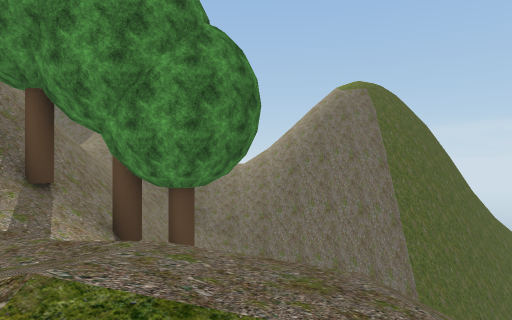
[1] (above)

19 first-person views from a walk through a 3-D level made in the Unity game engine. The camera is 1.2 m above the floor, looks level and sees 75° across. The floor is counted in squares, 2 m on a side. Each view is taken from the middle of a square. On the plan, view 1 faces up. The plan holds only what a view shows up to about 10 squares ahead; the rest is blank. The place goes on beyond the plan. Some trees and plants on the terrain are drawn as simple stand-ins. The player is left out. Some surface patterns are stand-ins.

[2]
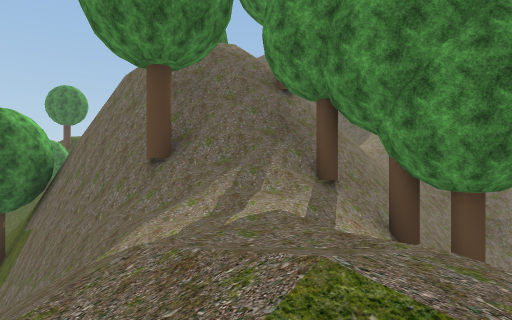

[3]
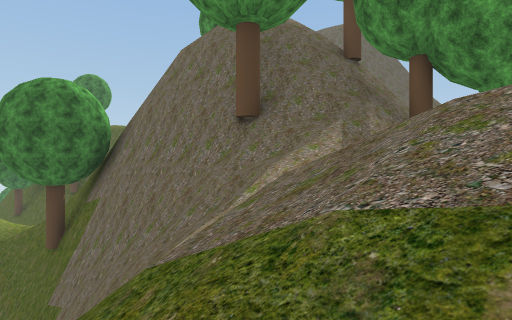

[4]
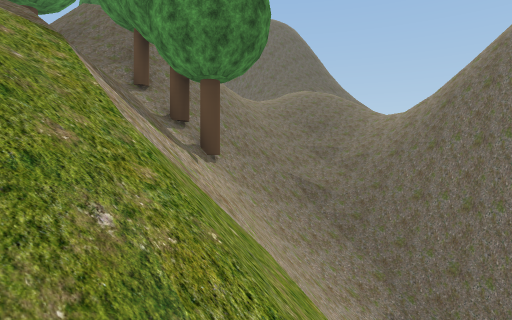

[5]
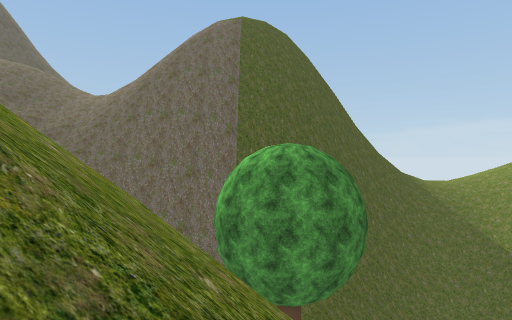

[6]
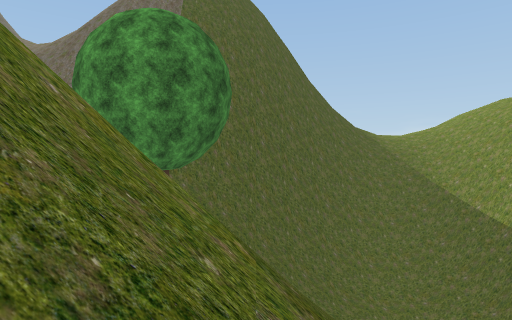

[7]
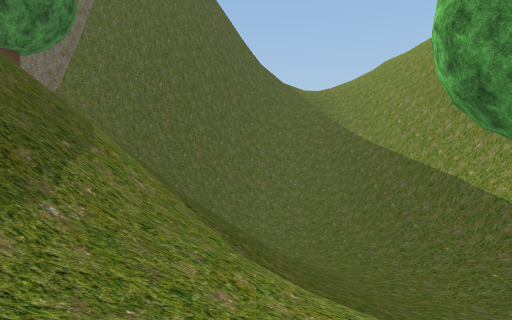

[8]
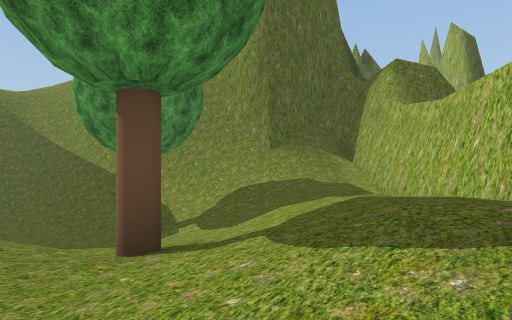

[9]
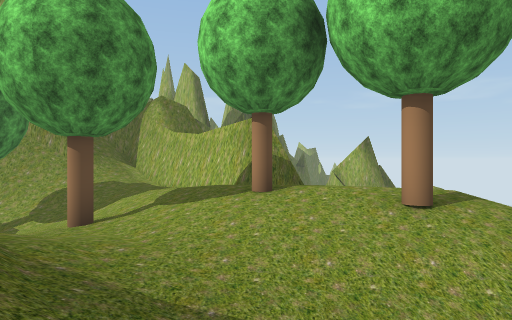

[10]
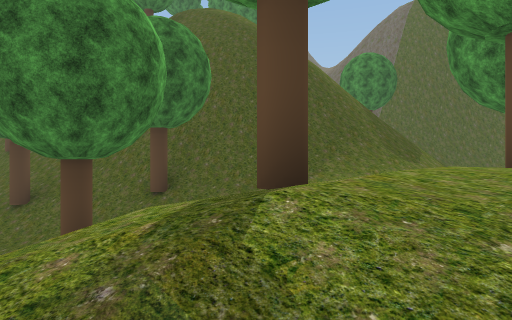

[11]
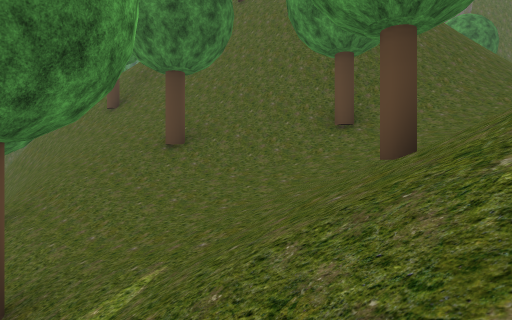

[12]
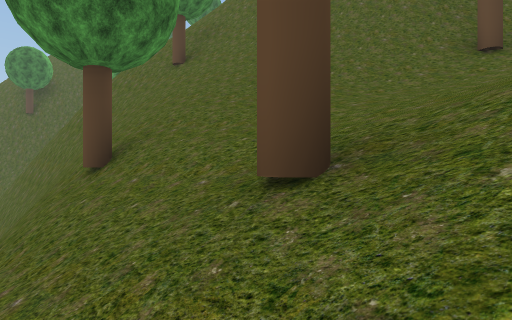

[13]
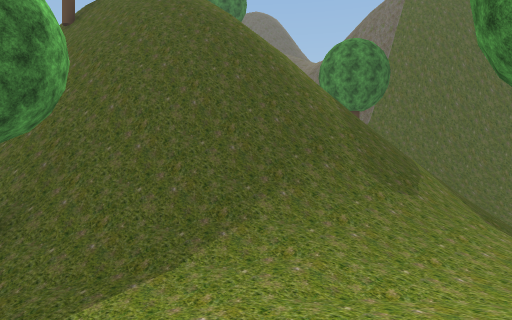

[14]
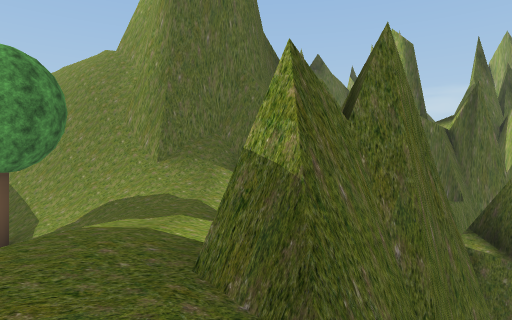

[15]
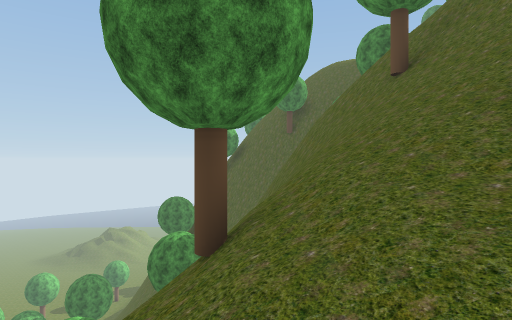

[16]
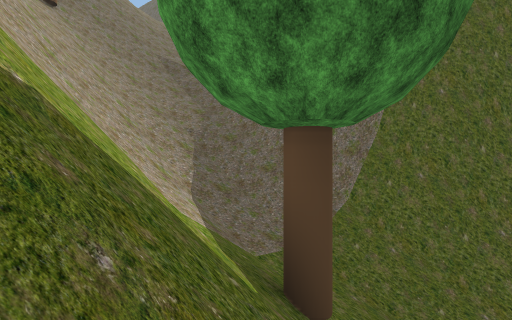

[17]
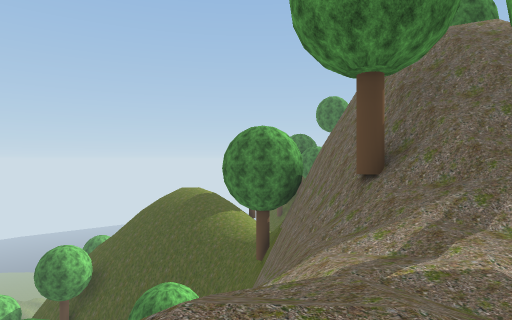

[18]
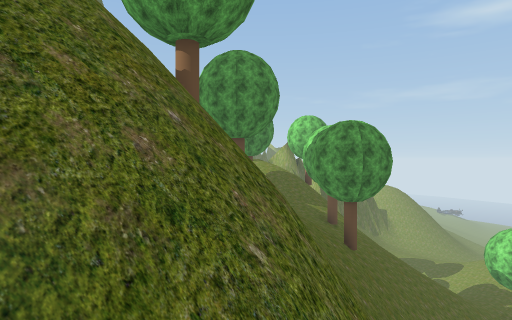

[19]
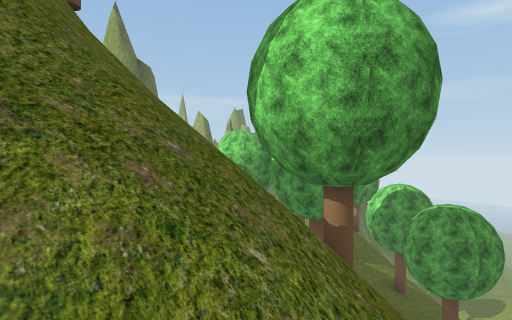

### Floor plan
Key: @ floor where view 1 was taken; # wall or solid block; . main floor; : floor 0.75 m higher than the main floor; - floor 1 m lower than the main floor; _ floor 2.5 m lower than the main floor; + floor 13.5 m higher than the main floor; / step, stairs or slope; = window, fence, low wall or low ledge; v drop or lower ground; T tree.
Columns run from 10 left of view 1 to 18 right of it. Each row starts with its distance up from view 1.
 10       /////###    ###//#
  9       /////=########///#
  8       /=////=####//////#
  7   T  /=#=////////   /_/##
  6   T //v##////////    _//#
  5    //T##TT=/////T    ///##
  4   ///T/T//=####//    /_//##
  3  vvv=T///  vv #=//////_///##
  2 #vvv=///+///vv/////////T///##
  1 # vvv////+/////////////-////#
  0     vv////@   //#//////-/.//#
 -1         // ///vv#////T-/../##
 -2          TTTvvv##///..//:/##
 -3         =#######///..//::##
 -4       //=######///--//T:##
 -5      ///v///////T/-/./:/#####
 -6      //v#T///////////T:
 -7     /vvv/////-//_/T//:/
 -8       vvvv/////////////
 -9        vvvv//T//////
-10           vv////T/ /
-11             //////
-12              //

Where each view was taken, in squares from view 1:
view 1: 0 up, 0 right, facing up
view 2: 0 up, 0 right, facing up-left
view 3: 1 down, 1 left, facing up-left
view 4: 1 up, 4 right, facing up-left
view 5: 0 up, 5 right, facing up
view 6: 0 up, 7 right, facing up
view 7: 1 down, 10 right, facing up
view 8: 4 down, 10 right, facing up-right
view 9: 4 down, 6 right, facing right
view 10: 8 down, 12 right, facing up-left
view 11: 10 down, 9 right, facing up-left
view 12: 11 down, 7 right, facing up-left
view 13: 5 down, 11 right, facing up-left
view 14: 6 down, 12 right, facing up-right
view 15: 9 down, 6 right, facing left
view 16: 3 up, 7 right, facing up-left
view 17: 1 up, 0 right, facing left
view 18: 7 down, 6 left, facing right
view 19: 5 down, 5 left, facing right
